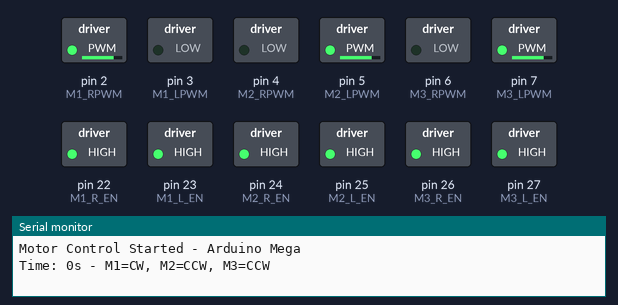
This sketch was run on a simulated Arduino Mega 2560, built with avr-gcc and run on an emulated ATmega2560. Shown: switched loads named in the sketch (green lamp = pin HIGH), the last lines printed to the serial monitor.

Above: at 0.05 s.
At 39.95 s:
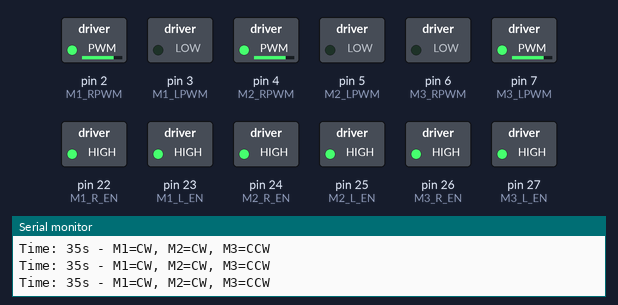
Timing chart, 0 to 46.0 s (numbered marks = the images above):
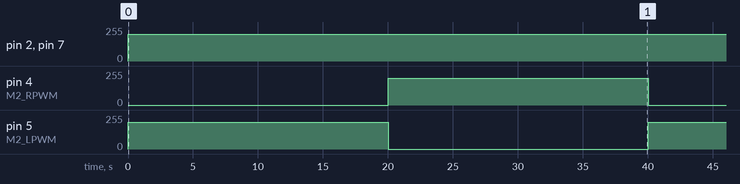

The sketch:

BactoBot_Firmware.ino
```cpp
// Fixed sequence: M1 CW 40s, M3 CCW 40s, M2 CCW 20s then CW 20s

// Motor 1 pins
const int M1_RPWM = 2;
const int M1_LPWM = 3;
const int M1_R_EN = 22;
const int M1_L_EN = 23;

// Motor 2 pins
const int M2_RPWM = 4;
const int M2_LPWM = 5;
const int M2_R_EN = 24;
const int M2_L_EN = 25;

// Motor 3 pins
const int M3_RPWM = 6;
const int M3_LPWM = 7;
const int M3_R_EN = 26;
const int M3_L_EN = 27;

// Motor speed (0-255)
const int motorSpeed = 200;

// Simple timing variables
unsigned long startTime = 0;

void setup() {
  // Initialize all pins as outputs
  pinMode(M1_RPWM, OUTPUT);
  pinMode(M1_LPWM, OUTPUT);
  pinMode(M1_R_EN, OUTPUT);
  pinMode(M1_L_EN, OUTPUT);

  pinMode(M2_RPWM, OUTPUT);
  pinMode(M2_LPWM, OUTPUT);
  pinMode(M2_R_EN, OUTPUT);
  pinMode(M2_L_EN, OUTPUT);

  pinMode(M3_RPWM, OUTPUT);
  pinMode(M3_LPWM, OUTPUT);
  pinMode(M3_R_EN, OUTPUT);
  pinMode(M3_L_EN, OUTPUT);

  // Enable all motors
  digitalWrite(M1_R_EN, HIGH);
  digitalWrite(M1_L_EN, HIGH);
  digitalWrite(M2_R_EN, HIGH);
  digitalWrite(M2_L_EN, HIGH);
  digitalWrite(M3_R_EN, HIGH);
  digitalWrite(M3_L_EN, HIGH);

  // Initialize serial
  Serial.begin(9600);
  Serial.println("Motor Control Started - Arduino Mega");

  // Start timing
  startTime = millis();
}

void loop() {
  unsigned long currentTime = millis();
  unsigned long elapsedTime = currentTime - startTime;

  // Reset after 40 seconds
  if (elapsedTime >= 40000) {
    startTime = currentTime; // Use currentTime instead of millis() again
    Serial.println("Cycle restarted");
    return; // Exit this loop iteration to start fresh
  }

  // Motor 1: Always CW for full 40 seconds
  analogWrite(M1_RPWM, motorSpeed);
  analogWrite(M1_LPWM, 0);

  // Motor 3: Always CCW for full 40 seconds
  analogWrite(M3_RPWM, 0);
  analogWrite(M3_LPWM, motorSpeed);

  // Motor 2: CCW for first 20 seconds, then CW for next 20 seconds
  if (elapsedTime < 20000) {
    // First 20 seconds: Motor 2 CCW
    analogWrite(M2_RPWM, 0);
    analogWrite(M2_LPWM, motorSpeed);

    // Debug output at specific intervals
    if (elapsedTime == 0 || (elapsedTime > 0 && elapsedTime % 5000 < 50)) {
      Serial.print("Time: ");
      Serial.print(elapsedTime/1000);
      Serial.println("s - M1=CW, M2=CCW, M3=CCW");
    }
  } else {
    // Next 20 seconds: Motor 2 CW
    analogWrite(M2_RPWM, motorSpeed);
    analogWrite(M2_LPWM, 0);

    // Debug output at specific intervals
    if ((elapsedTime >= 20000 && elapsedTime < 20050) || (elapsedTime > 20000 && (elapsedTime - 20000) % 5000 < 50)) {
      Serial.print("Time: ");
      Serial.print(elapsedTime/1000);
      Serial.println("s - M1=CW, M2=CW, M3=CCW");
    }
  }
}
```

Measured:
- by itself, pin 2 (M1_RPWM), pin 7 (M3_LPWM): 0/255 → 200/255 at 0.00 s
- by itself, pin 4 (M2_RPWM), pin 5 (M2_LPWM): alternates 200/255 for 20.0 s and 0/255 for 20.0 s
